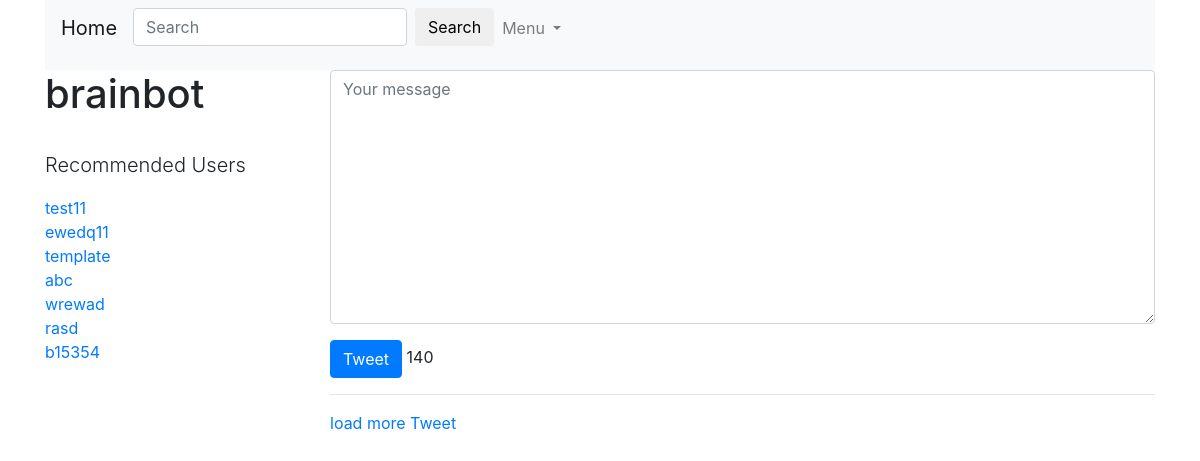
The app's page / (signed in) with its own data.
### accounts/models.py (models this page shows, shortened)
class UserProfiles(models.Model):
    user = models.OneToOneField(settings.AUTH_USER_MODEL, null=True, related_name="profile", on_delete=models.SET_NULL)
    following = models.ManyToManyField(settings.AUTH_USER_MODEL, blank=True, related_name="followed_by")
    objects= UserProfileManager()
    def get_following(self):
        user = self.following.all()
        return user.exclude(username=self.user.username)
    def get_absolute_url(self):
        return reverse_lazy("profiles:detail", kwargs={"username": self.user.username})

### tweets/views.py (the view)
# urls.py: url(r'^$', TweetListView.as_view(), name="home"),
class TweetListView(ListView):
    def get_queryset(self):
        qs = Tweet.objects.all()
        query = self.request.GET.get("q",None)
        if query is not None:
            qs = qs.filter(Q(content__icontains=query)
                           | Q(user__username__icontains=query)
                           )
        return qs
    def get_context_data(self, *args, **kwargs):
        context = super(TweetListView, self).get_context_data(*args, **kwargs)
        context["create_form"] =TweetModelForm
        context["create_url"] = reverse_lazy("tweet:create")
        return context

### tweets/forms.py
class TweetModelForm(forms.ModelForm):
    content = forms.CharField(label='',
                              widget=forms.Textarea(
                                  attrs={ "placeholder": "Your message",
                                          "class":"form-control" })
                              )
    class Meta:
        model = Tweet
        fields = [
            "content"
        ]

### accounts/models.py (called while the page is built)
    def recommended(self, user, limit_to=10):
        profile = user. profile
        following = profile.get_following()
        qs = self.get_queryset().exclude(user__in=following).exclude(id=profile.id).order_by("?")[:limit_to]
        return qs

### accounts/templatetags/recommended.py (called while the page is built)
@register.inclusion_tag("accounts/snippets/recommend.html")
def recommended(user):
	if isinstance(user, User):
		qs = UserProfiles.objects.recommended(user)
		return {"recommended": qs}

### tweets/templates/tweets/tweet_list.html (shortened to what this page needs)
{% extends "base.html" %}
{% load recommended %}
{% block content %}
    <div class='row'>
        <div class='col-sm-3 col-xs-12'  >
        <h1>{{ request.user }}</h1>
        <br/>
        <p class="lead"> Recommended Users</p>
        {% recommended request.user %}
        </div>
        <div class='col-sm-9 '>
             {% if not request.GET.q %}
                <div class=''>
                    {% include "tweets/form.html" with form=create_form action_url=create_url  btn_title='Tweet' form_class='tweet-form' %}
                </div>
                <hr/>
            {% endif %}
         <a href="#" id="loadmore">load more Tweet</a>
        </div>
    </div>
{% endblock content %}

### templates/base.html (shortened to what this page needs)
{% load static %}
<html lang="en">
  <head>
    <link rel="stylesheet" href="{% static 'css/bootstrap.min.css' %}">
  </head>
  <body>
        <div class="container">
            {% include 'navbar.html' %}
            {% block content %}
            {% endblock content %}
        </div>
  </body>
</html>

### templates/navbar.html (shortened to what this page needs)
<nav class="navbar navbar-expand-lg navbar-light bg-light nav-right">
  <div class="collapse navbar-collapse nav-right" id="navbarNavDropdown">
    <ul class="navbar-nav nav-right">
      <li class="nav-item active">
       <a class="navbar-brand" href="{% url 'home' %}">Home</a>
      </li>
      <li class="nav-item">
         {% include 'tweets/search_form.html' %}
      </li>
     {% if request.user.is_authenticated %}
      <li class="nav-item dropdown nav-right">
        <a class="nav-link dropdown-toggle right" href="#" id="navbarDropdownMenuLink" role="button" data-toggle="dropdown" aria-haspopup="true" aria-expanded="false">
           Menu
        </a>
      </li>
      {% endif %}
    </ul>
  </div>
</nav>

### tweets/templates/tweets/search_form.html
<form id="navbar-search-form" class="form-inline" action="{% url 'search' %}" method="GET">
    <div class="form-group">
        <input class="form-control mr-sm-2" type="text" name="q" placeholder="Search"
               value="{{ request.GET.q }}">
    </div>
    <input class="btn btn-default" type='submit' value='Search'/>
</form>

### accounts/templates/accounts/snippets/recommend.html
{% for profile in recommended %}
<a href="/{{ profile.user.username }}">{{ profile.user.username }}</a><br/>
{% endfor %}

### tweets/templates/tweets/form.html (shortened to what this page needs)
{% block content %}
    <form  class="form {% if form_class %} {{ form_class }} {% endif  %}" method="POST" action="{% if action_url %}{{ action_url }}{% endif %}" >
    {{ form.as_p }}
    <input class="btn btn-primary" type="submit" value="{{ btn_title }}">
    </form>
{% endblock content %}

### records on screen
UserProfiles: user.username "test11"
UserProfiles: user.username "ewedq11"
UserProfiles: user.username "template"
UserProfiles: user.username "abc"
UserProfiles: user.username "wrewad"
UserProfiles: user.username "rasd"
UserProfiles: user.username "b15354"

### other values on screen
{{ request.user }} "brainbot"
